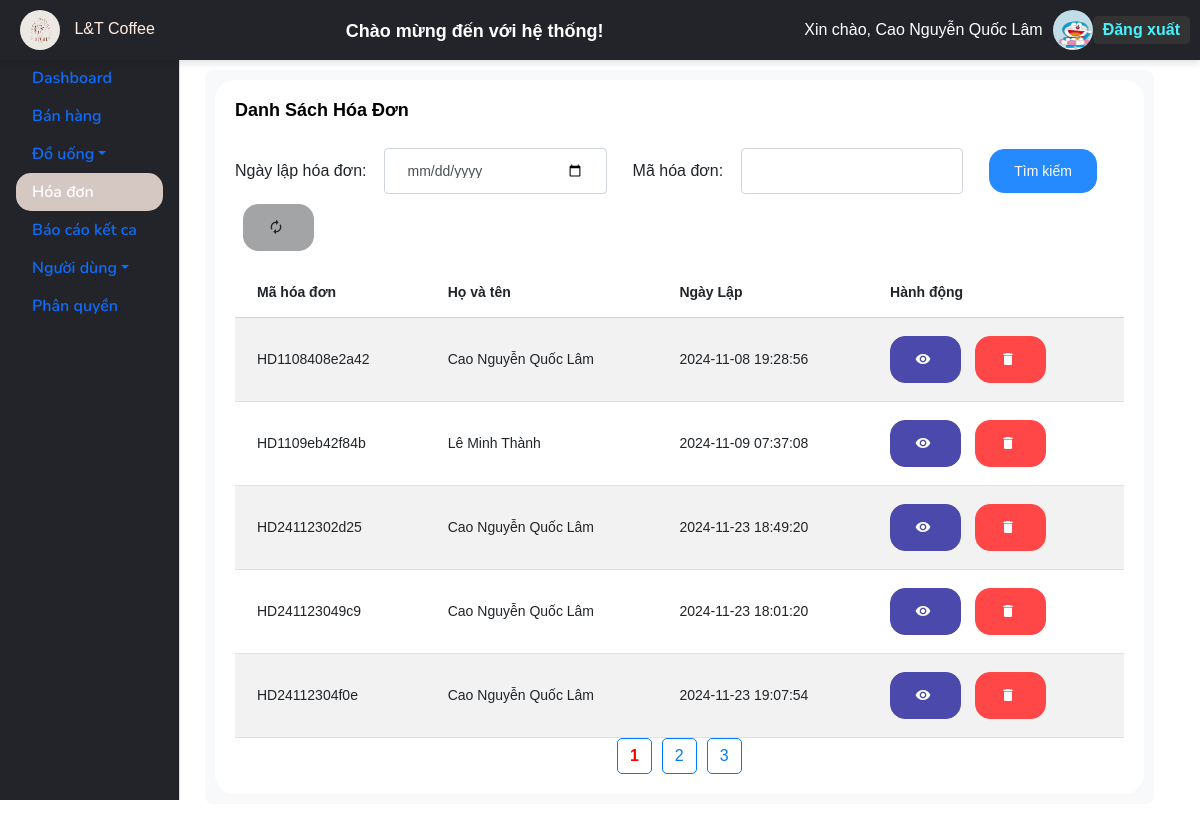
Before: /UI/index_bills.php (signed in) with the older database file.
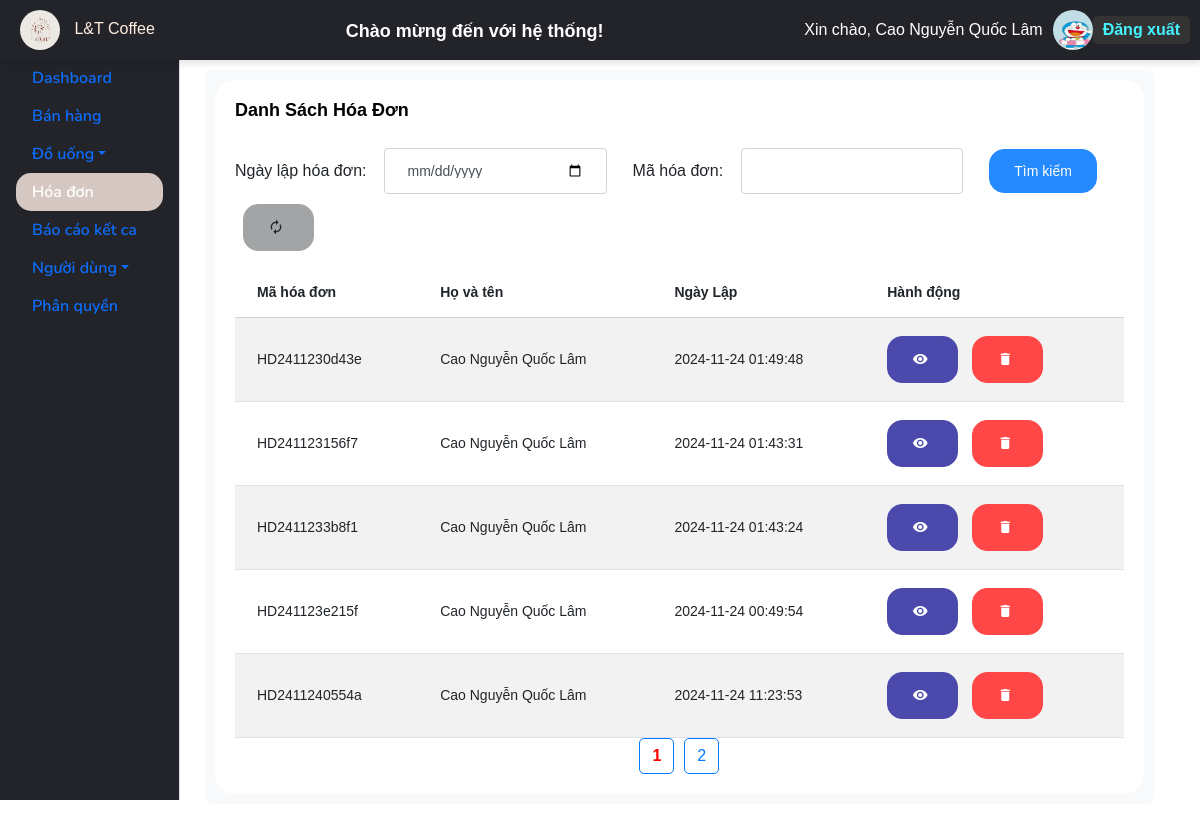
After: the same page with the newer database file.
### tables this page shows
CREATE TABLE `users` (
  `UserID` int(11) NOT NULL,
  `FullName` varchar(255) DEFAULT NULL,
  `PhoneNumber` varchar(255) DEFAULT NULL,
  `UserImage` varchar(255) DEFAULT NULL,
  `Gender` varchar(255) DEFAULT NULL,
  `Username` varchar(255) DEFAULT NULL,
  `AccountName` varchar(255) DEFAULT NULL,
  `Password` varchar(255) DEFAULT NULL,
  `UserCategoryID` int(11) DEFAULT NULL,
  `Email` varchar(100) NOT NULL,
  `Address` varchar(255) NOT NULL
);

CREATE TABLE `bills` (
  `BillID` varchar(50) NOT NULL,
  `CreateDate` datetime DEFAULT NULL,
  `TotalAmount` decimal(18,2) DEFAULT NULL,
  `TableID` int(11) DEFAULT NULL,
  `UserID` int(11) DEFAULT NULL,
  `CustomerID` int(11) NOT NULL,
  `Status` int(3) NOT NULL
);

### UI/index_bills.php (the view, shortened to what this page needs)
<?php
require_once("includes/session_user.php");
include("includes/Pager.php");
$itemsPerPage = 5;
$search = isset($_GET['search']) ? $_GET['search'] : '';
$date = isset($_GET['date']) ? $_GET['date'] : '';
$currentPage = isset($_GET['page']) ? (int)$_GET['page'] : 1;
$offset = ($currentPage - 1) * $itemsPerPage;
$sql = "SELECT bills.BillID, users.FullName, bills.CreateDate
        FROM bills
        JOIN users ON bills.UserID = users.UserID
        WHERE 1";
$sql .= " LIMIT $itemsPerPage OFFSET $offset";
$stmt = $conn->prepare($sql);
$stmt->execute();
$stmt->bind_result($billID, $fullName, $createDate);
$bills = [];
while ($stmt->fetch()) {
    $bills[] = [
        'BillID' => $billID,
        'FullName' => $fullName,
        'CreateDate' => $createDate,
    ];
}
$totalResultsQuery = "SELECT COUNT(*) as count FROM bills WHERE 1";
$stmt = $conn->prepare($totalResultsQuery);
$stmt->execute();
$stmt->bind_result($totalResults);
$pager = new Pager(range(1, $totalResults), $itemsPerPage);
?>
<!DOCTYPE html>
<html lang="en">
<head>
    <link rel="stylesheet" href="https://cdn.jsdelivr.net/npm/bootstrap@5.3.0/dist/css/bootstrap.min.css">
    <link href="https://cdn.jsdelivr.net/npm/@mdi/font/css/materialdesignicons.min.css" rel="stylesheet">
</head>
<body>
<?php include("includes/_layoutAdmin.php"); ?>
<div class="container mt-4">
    <form action="" method="GET" class="form-section">
        <div class="card">
            <div class="card-body">
                <div class="d-flex justify-content-between mb-2">
                    <p class="card-title">Danh sách hóa đơn</p>
                </div>
                <div class="d-flex align-items-center mb-3 w-100">
                    <label for="createDate" class="form-label me-2">Ngày lập hóa đơn:</label>
                    <input class="form-control w-25" type="date" name="date" id="createDate" value="<?= htmlspecialchars($date) ?>">
                    <label for="billID" class="form-label me-2 ms-3">Mã hóa đơn:</label>
                    <input class="form-control w-25" type="text" name="search" id="billID" value="<?= htmlspecialchars($search) ?>">
                    <button class="btn btn-info ms-3" type="submit">
                        Tìm kiếm
                    </button>
                    <a href="index_bills.php" class="btn btn-secondary ms-2">
                        <i class="mdi mdi-autorenew"></i>
                    </a>
                </div>
                <div>
                    <table class="table table-striped table-hover">
                        <thead>
                            <tr style="background-color: dodgerblue; color: white;">
                                <th>Mã hóa đơn</th>
                                <th>Họ và tên</th>
                                <th>Ngày Lập</th>
                                <th>Hành động</th>
                            </tr>
                        </thead>
                        <tbody>
                            <?php if (empty($bills)): ?>
                                <tr>
                                    <td colspan="4" class="text-center">Không có dữ liệu</td>
                                </tr>
                            <?php else: ?>
                                <?php foreach ($bills as $row): ?>
                                    <tr>
                                        <td><?= htmlspecialchars($row['BillID']) ?></td>
                                        <td><?= htmlspecialchars($row['FullName']) ?></td>
                                        <td><?= htmlspecialchars($row['CreateDate']) ?></td>
                                        <td>
                                            <a href="detail_bills.php?BillID=<?= urlencode($row['BillID']) ?>" class="btn btn-primary">
                                                <i class="mdi mdi-eye"></i>
                                            </a>
                                            <button class="btn btn-danger btnDelete" data-id="<?= $row['BillID'] ?>">
                                                <i class="mdi mdi-delete"></i>
                                            </button>
                                        </td>
                                    </tr>
                                <?php endforeach; ?>
                            <?php endif; ?>
                        </tbody>
                    </table>
                </div>
                <div class="pagination">
                    <?= $pager->getPaginationLinks() ?>
                </div>
            </div>
        </div>
    </form>
</div>
</body>
</html>

### UI/includes/session_user.php (shortened to what this page needs)
<!DOCTYPE html>
<html lang="en">
<head>
</head>
</html>

### UI/includes/_layoutAdmin.php (shortened to what this page needs)
<?php
include("includes/connectSQL.php");
$userID = isset($_COOKIE['UserID']) ? $_COOKIE['UserID'] : null;
$usercategoriesID = null;
if ($userID) {
    $queryCategory = " SELECT users.FullName, users.UserImage, usercategories.UserCategoryName
                        FROM users
                        JOIN usercategories ON users.UsercategoryID = usercategories.UsercategoryID
                        WHERE users.UserID = ?";
    $stmt = $conn->prepare($queryCategory);
    $stmt->bind_param("i", $userID);
    $stmt->execute();
    $resultCategory = $stmt->get_result();
    $userCategory = $resultCategory->fetch_assoc();
    $usercategoriesID = $userCategory['UserCategoryName'];
    $validRoles = ["Quản Lý", "Thu Ngân"];
}
?>
<!DOCTYPE html>
<html lang="en">
<head>
    <link href="https://cdn.jsdelivr.net/npm/bootstrap-icons/font/bootstrap-icons.css" rel="stylesheet">
    <link rel="stylesheet" href="../UI/vendors/feather/feather.css">
    <link rel="stylesheet" href="../UI/vendors/ti-icons/css/themify-icons.css">
    <link rel="stylesheet" href="../UI/vendors/css/vendor.bundle.base.css">
    <link rel="stylesheet" href="../UI/vendors/select2/select2.min.css">
    <link rel="stylesheet" href="../UI/vendors/select2-bootstrap-theme/select2-bootstrap.min.css">
    <link rel="stylesheet" href="../UI/vendors/datatables.net-bs4/dataTables.bootstrap4.css">
    <link rel="stylesheet" href="../UI/css/vertical-layout-light/style.css">
    <link rel="stylesheet" href="https://cdn.jsdelivr.net/npm/sweetalert2@10/dist/sweetalert2.min.css">
</head>
<body>
<div class="sidebar">
    <nav class="nav flex-column">
        <a class="nav-link" href=""></a>
        <?php
            $isActive = basename($_SERVER['PHP_SELF']) == 'index_admin.php' ? 'active' : '';
            if (in_array($usercategoriesID, ["Quản Lý"])): ?>
            <a class="nav-link <?= $isActive ?>" href="index_admin.php" >Dashboard</a>
        <?php endif; ?>
        <?php
            $isActive = basename($_SERVER['PHP_SELF']) == 'dashboard.php' ? 'active' : '';
            if (in_array(strtolower($usercategoriesID), array_map('strtolower', $validRoles))): ?>
            <a class="nav-link <?= $isActive ?>" href="dashboard.php">Bán hàng</a>
        <?php endif; ?>
        <?php
            $isActive = basename($_SERVER['PHP_SELF']) == 'index_drink.php' || basename($_SERVER['PHP_SELF']) == 'index_drinkcategories.php' ? 'active' : '';
            if (in_array($usercategoriesID, ["Quản Lý"])): ?>
            <a class="nav-link dropdown-toggle <?= $isActive ?>" id="drinkDropdown" role="button" data-bs-toggle="dropdown" aria-expanded="false">Đồ uống</a>
        <?php endif; ?>
        <?php
            $isActive = basename($_SERVER['PHP_SELF']) == 'index_bills.php' ? 'active' : '';
            if (in_array(strtolower($usercategoriesID), array_map('strtolower', $validRoles))): ?>
            <a class="nav-link <?= $isActive ?>" href="index_bills.php">Hóa đơn</a>
        <?php endif; ?>
        <?php
            $isActive = basename($_SERVER['PHP_SELF']) == 'danhsach.php' ? 'active' : '';
            if (in_array($usercategoriesID, ["Quản Lý"])): ?>
            <a class="nav-link <?= $isActive ?>" href="danhsach.php">Báo cáo kết ca</a>
            <a class="nav-link dropdown-toggle" <?= $isActive ?>id="userDropdown" role="button" data-bs-toggle="dropdown" aria-expanded="false">Người dùng</a>
            <a class="nav-link" href="index_authorizations.php">Phân quyền</a>
        <?php endif; ?>
    </nav>
</div>
<div class="main-header">
    <?php if ($userID): ?>
        <div class="user-info">
            <div class="logo">
                <img src="images/lt.jpg" alt="logo" class="logo-image">
                <span class="brand-name" style="color: #FFEDDF;">L&T Coffee</span>
            </div>
            <h4 class="welcome-message" id="welcomeMessage">Chào mừng đến với hệ thống!</h4>
            <span>Xin chào, <?= htmlspecialchars($userCategory['FullName']) ?></span>
            <a href="profile.php">
                <img src="images/users/<?= !empty($userCategory['UserImage']) ? htmlspecialchars($userCategory['UserImage']) : 'avatar.jpg' ?>" alt="profile">
            </a>
            <a class="logout-btn" href="login.php">Đăng xuất</a>
        </div>
    <?php endif; ?>
</div>
</body>
</html>

### UI/includes/Pager.php (shortened to what this page needs)
<?php
class Pager {
    private $currentPage;
    private $totalPages;
    public function __construct($data, $itemsPerPage) {
        $this->totalPages = ceil(count($data) / $itemsPerPage);
        $this->currentPage = isset($_GET['page']) ? (int)$_GET['page'] : 1;
    }
    public function getCurrentPage() {
        return $this->currentPage;
    }
    public function getTotalPages() {
        return $this->totalPages;
    }
    public function getPaginationLinks() {
        $links = '';
        $params = '';
        for ($i = 1; $i <= $this->getTotalPages(); $i++) {
            if ($i == $this->getCurrentPage()) {
                $links .= "<strong>$i</strong>";
            } else {
                $links .= "<a href='?page=$i$params'>$i</a>";
            }
        }
        return $links;
    }
}
?>

### UI/index_bills.php (style rules this page uses)
.container { max-width: 900px; margin-top: 20px; }
.form-section { width: 102%; padding: 10px; margin: 70px; background-color: #f8f9fa; border-radius: 8px; }
.form-label { margin-bottom: 0.5rem; font-weight: 500; }
.btnDelete { cursor: pointer; }
.pagination { display: flex; justify-content: center; gap: 10px; }
.pagination a { text-decoration: none; padding: 8px 12px; border: 1px solid #007bff; border-radius: 5px; color: #007bff; }
.pagination strong { color: red; border: 1px solid #007bff; padding: 8px 12px; border-radius: 5px; }
.btn { border: none; background-color: transparent; padding: 5px 10px; }
.btn i { font-size: 20px; margin-right: 5px; }
.table td .btn { margin-right: 10px; }
.mdi { font-size: 18px; }
form .d-flex { display: flex; flex-wrap: wrap; gap: 10px; justify-content: flex-start; align-items: center; }
form .form-label { margin-bottom: 0; font-weight: 500; }
form .form-control { max-width: 250px; }
form .btn { margin-top: 0; }
form .ms-3 { margin-left: 1rem; }
form .w-25 { width: 25% !important; }
.mdi { font-size: 20px; }

### UI/includes/_layoutAdmin.php (style rules this page uses)
body { font-family: Arial, sans-serif; margin: 0; padding: 0; overflow-x: hidden; }
.sidebar { position: fixed; top: 0; left: 0; height: 100vh; width: 180px; background-color: #23242a; border-right: 1px solid #ddd; padding-top: 20px; z-index: 1000; }
.main-header { position: fixed; top: 0; left: 0; width: 100%; background-color: #23242a; color: white; padding: 10px; z-index: 1050; box-shadow: 0 4px 6px rgba(0, 0, 0, 0.1); }
.user-info { display: flex; justify-content: space-between; align-items: center; width: 100%; }
.user-info h4 { flex: 1; text-align: center; }
.user-info span, .user-info img { margin-left: 10px; }
.user-info img { width: 40px; height: 40px; border-radius: 50%; }
.logout-btn { color: #45f3ff; text-decoration: none; font-weight: bold; padding: 5px 10px; background-color: #333; border-radius: 5px; }
.nav-link.active { background-color: #D5C8C3; color: white; border-radius: 15px; }
.welcome-message { font-weight: bold; color: white; text-align: center; margin-top: 10px; display: inline-block; animation: fadeIn 1s ease-in-out forwards; }

Changed rows visible on the page:
removed bills: BillID "HD1108408e2a42", UserID.FullName "Cao Nguyễn Quốc Lâm", CreateDate "2024-11-08 19:28:56"
removed bills: BillID "HD1109eb42f84b", UserID.FullName "Lê Minh Thành", CreateDate "2024-11-09 07:37:08"
removed bills: BillID "HD24112302d25", UserID.FullName "Cao Nguyễn Quốc Lâm", CreateDate "2024-11-23 18:49:20"
removed bills: BillID "HD241123049c9", UserID.FullName "Cao Nguyễn Quốc Lâm", CreateDate "2024-11-23 18:01:20"
removed bills: BillID "HD24112304f0e", UserID.FullName "Cao Nguyễn Quốc Lâm", CreateDate "2024-11-23 19:07:54"
added bills: BillID "HD2411230d43e", UserID.FullName "Cao Nguyễn Quốc Lâm", CreateDate "2024-11-24 01:49:48"
added bills: BillID "HD241123156f7", UserID.FullName "Cao Nguyễn Quốc Lâm", CreateDate "2024-11-24 01:43:31"
added bills: BillID "HD2411233b8f1", UserID.FullName "Cao Nguyễn Quốc Lâm", CreateDate "2024-11-24 01:43:24"
added bills: BillID "HD241123e215f", UserID.FullName "Cao Nguyễn Quốc Lâm", CreateDate "2024-11-24 00:49:54"
added bills: BillID "HD2411240554a", UserID.FullName "Cao Nguyễn Quốc Lâm", CreateDate "2024-11-24 11:23:53"
Other visible differences:
list line gone: "3"
